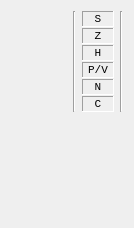
<?xml version="1.0" encoding="UTF-8"?>
<ui version="4.0">
 <class>RegistersWidget</class>
 <widget class="QWidget" name="RegistersWidget">
  <property name="geometry">
   <rect>
    <x>0</x>
    <y>0</y>
    <width>134</width>
    <height>228</height>
   </rect>
  </property>
  <layout class="QVBoxLayout" name="verticalLayout">
   <item>
    <layout class="QHBoxLayout" name="topLayout">
     <item>
      <layout class="QGridLayout" name="registerGrid16">
       <property name="horizontalSpacing">
        <number>4</number>
       </property>
       <property name="verticalSpacing">
        <number>1</number>
       </property>
       <item row="5" column="1">
        <widget class="Reg16Widget" name="regPC" native="true">
         <property name="sizePolicy">
          <sizepolicy hsizetype="Expanding" vsizetype="Preferred">
           <horstretch>0</horstretch>
           <verstretch>0</verstretch>
          </sizepolicy>
         </property>
        </widget>
       </item>
       <item row="0" column="1">
        <widget class="Reg16Widget" name="regShadowAF" native="true">
         <property name="sizePolicy">
          <sizepolicy hsizetype="Expanding" vsizetype="Preferred">
           <horstretch>0</horstretch>
           <verstretch>0</verstretch>
          </sizepolicy>
         </property>
        </widget>
       </item>
       <item row="1" column="1">
        <widget class="Reg16Widget" name="regShadowBC" native="true">
         <property name="sizePolicy">
          <sizepolicy hsizetype="Expanding" vsizetype="Preferred">
           <horstretch>0</horstretch>
           <verstretch>0</verstretch>
          </sizepolicy>
         </property>
        </widget>
       </item>
       <item row="0" column="0">
        <widget class="Reg16Widget" name="regAF" native="true">
         <property name="sizePolicy">
          <sizepolicy hsizetype="Expanding" vsizetype="Preferred">
           <horstretch>0</horstretch>
           <verstretch>0</verstretch>
          </sizepolicy>
         </property>
        </widget>
       </item>
       <item row="2" column="0">
        <widget class="Reg16Widget" name="regDE" native="true">
         <property name="sizePolicy">
          <sizepolicy hsizetype="Expanding" vsizetype="Preferred">
           <horstretch>0</horstretch>
           <verstretch>0</verstretch>
          </sizepolicy>
         </property>
        </widget>
       </item>
       <item row="4" column="1">
        <widget class="Reg16Widget" name="regSP" native="true">
         <property name="sizePolicy">
          <sizepolicy hsizetype="Expanding" vsizetype="Preferred">
           <horstretch>0</horstretch>
           <verstretch>0</verstretch>
          </sizepolicy>
         </property>
        </widget>
       </item>
       <item row="5" column="0">
        <widget class="Reg16Widget" name="regIY" native="true">
         <property name="sizePolicy">
          <sizepolicy hsizetype="Expanding" vsizetype="Preferred">
           <horstretch>0</horstretch>
           <verstretch>0</verstretch>
          </sizepolicy>
         </property>
        </widget>
       </item>
       <item row="1" column="0">
        <widget class="Reg16Widget" name="regBC" native="true">
         <property name="sizePolicy">
          <sizepolicy hsizetype="Expanding" vsizetype="Preferred">
           <horstretch>0</horstretch>
           <verstretch>0</verstretch>
          </sizepolicy>
         </property>
        </widget>
       </item>
       <item row="3" column="0">
        <widget class="Reg16Widget" name="regHL" native="true">
         <property name="sizePolicy">
          <sizepolicy hsizetype="Expanding" vsizetype="Preferred">
           <horstretch>0</horstretch>
           <verstretch>0</verstretch>
          </sizepolicy>
         </property>
        </widget>
       </item>
       <item row="3" column="1">
        <widget class="Reg16Widget" name="regShadowHL" native="true">
         <property name="sizePolicy">
          <sizepolicy hsizetype="Expanding" vsizetype="Preferred">
           <horstretch>0</horstretch>
           <verstretch>0</verstretch>
          </sizepolicy>
         </property>
        </widget>
       </item>
       <item row="2" column="1">
        <widget class="Reg16Widget" name="regShadowDE" native="true">
         <property name="sizePolicy">
          <sizepolicy hsizetype="Expanding" vsizetype="Preferred">
           <horstretch>0</horstretch>
           <verstretch>0</verstretch>
          </sizepolicy>
         </property>
        </widget>
       </item>
       <item row="4" column="0">
        <widget class="Reg16Widget" name="regIX" native="true">
         <property name="sizePolicy">
          <sizepolicy hsizetype="Expanding" vsizetype="Preferred">
           <horstretch>0</horstretch>
           <verstretch>0</verstretch>
          </sizepolicy>
         </property>
        </widget>
       </item>
      </layout>
     </item>
     <item>
      <widget class="QFrame" name="verticalBar1">
       <property name="frameShape">
        <enum>QFrame::VLine</enum>
       </property>
       <property name="frameShadow">
        <enum>QFrame::Sunken</enum>
       </property>
      </widget>
     </item>
     <item>
      <layout class="QVBoxLayout" name="flagsLayout">
       <property name="spacing">
        <number>1</number>
       </property>
       <item>
        <widget class="QFrame" name="signFlagFrame">
         <property name="sizePolicy">
          <sizepolicy hsizetype="Minimum" vsizetype="Preferred">
           <horstretch>0</horstretch>
           <verstretch>0</verstretch>
          </sizepolicy>
         </property>
         <property name="frameShape">
          <enum>QFrame::Panel</enum>
         </property>
         <property name="frameShadow">
          <enum>QFrame::Sunken</enum>
         </property>
         <layout class="QHBoxLayout" name="frameLayout">
          <property name="spacing">
           <number>0</number>
          </property>
          <property name="leftMargin">
           <number>0</number>
          </property>
          <property name="topMargin">
           <number>0</number>
          </property>
          <property name="rightMargin">
           <number>0</number>
          </property>
          <property name="bottomMargin">
           <number>0</number>
          </property>
          <item>
           <widget class="QLabel" name="signFlagLabel">
            <property name="font">
             <font>
              <family>Courier New</family>
              <pointsize>8</pointsize>
             </font>
            </property>
            <property name="toolTip">
             <string>Sign flag</string>
            </property>
            <property name="styleSheet">
             <string notr="true">padding-left: 5px; padding-right: 5px</string>
            </property>
            <property name="text">
             <string notr="true">S</string>
            </property>
            <property name="textFormat">
             <enum>Qt::PlainText</enum>
            </property>
            <property name="alignment">
             <set>Qt::AlignCenter</set>
            </property>
           </widget>
          </item>
         </layout>
        </widget>
       </item>
       <item>
        <widget class="QFrame" name="zeroFlagFrame">
         <property name="sizePolicy">
          <sizepolicy hsizetype="Minimum" vsizetype="Preferred">
           <horstretch>0</horstretch>
           <verstretch>0</verstretch>
          </sizepolicy>
         </property>
         <property name="frameShape">
          <enum>QFrame::Panel</enum>
         </property>
         <property name="frameShadow">
          <enum>QFrame::Sunken</enum>
         </property>
         <layout class="QHBoxLayout" name="frameLayout_2">
          <property name="spacing">
           <number>0</number>
          </property>
          <property name="leftMargin">
           <number>0</number>
          </property>
          <property name="topMargin">
           <number>0</number>
          </property>
          <property name="rightMargin">
           <number>0</number>
          </property>
          <property name="bottomMargin">
           <number>0</number>
          </property>
          <item>
           <widget class="QLabel" name="zeroFlagLabel">
            <property name="font">
             <font>
              <family>Courier New</family>
              <pointsize>8</pointsize>
             </font>
            </property>
            <property name="toolTip">
             <string>Zero flag</string>
            </property>
            <property name="styleSheet">
             <string notr="true">padding-left: 5px; padding-right: 5px</string>
            </property>
            <property name="text">
             <string notr="true">Z</string>
            </property>
            <property name="textFormat">
             <enum>Qt::PlainText</enum>
            </property>
            <property name="alignment">
             <set>Qt::AlignCenter</set>
            </property>
           </widget>
          </item>
         </layout>
        </widget>
       </item>
       <item>
        <widget class="QFrame" name="halfCarryFlagFrame">
         <property name="sizePolicy">
          <sizepolicy hsizetype="Minimum" vsizetype="Preferred">
           <horstretch>0</horstretch>
           <verstretch>0</verstretch>
          </sizepolicy>
         </property>
         <property name="frameShape">
          <enum>QFrame::Panel</enum>
         </property>
         <property name="frameShadow">
          <enum>QFrame::Sunken</enum>
         </property>
         <layout class="QHBoxLayout" name="frameLayout_3">
          <property name="spacing">
           <number>0</number>
          </property>
          <property name="leftMargin">
           <number>0</number>
          </property>
          <property name="topMargin">
           <number>0</number>
          </property>
          <property name="rightMargin">
           <number>0</number>
          </property>
          <property name="bottomMargin">
           <number>0</number>
          </property>
          <item>
           <widget class="QLabel" name="halfCarryFlagLabel">
            <property name="font">
             <font>
              <family>Courier New</family>
              <pointsize>8</pointsize>
             </font>
            </property>
            <property name="toolTip">
             <string>Half Carry flag (carry from bit 3 to bit 4)</string>
            </property>
            <property name="styleSheet">
             <string notr="true">padding-left: 5px; padding-right: 5px</string>
            </property>
            <property name="text">
             <string notr="true">H</string>
            </property>
            <property name="textFormat">
             <enum>Qt::PlainText</enum>
            </property>
            <property name="alignment">
             <set>Qt::AlignCenter</set>
            </property>
           </widget>
          </item>
         </layout>
        </widget>
       </item>
       <item>
        <widget class="QFrame" name="parityOverflowFlagFrame">
         <property name="sizePolicy">
          <sizepolicy hsizetype="Minimum" vsizetype="Preferred">
           <horstretch>0</horstretch>
           <verstretch>0</verstretch>
          </sizepolicy>
         </property>
         <property name="frameShape">
          <enum>QFrame::Panel</enum>
         </property>
         <property name="frameShadow">
          <enum>QFrame::Sunken</enum>
         </property>
         <layout class="QHBoxLayout" name="frameLayout_4">
          <property name="spacing">
           <number>0</number>
          </property>
          <property name="leftMargin">
           <number>0</number>
          </property>
          <property name="topMargin">
           <number>0</number>
          </property>
          <property name="rightMargin">
           <number>0</number>
          </property>
          <property name="bottomMargin">
           <number>0</number>
          </property>
          <item>
           <widget class="QLabel" name="parityOverflowFlagLabel">
            <property name="font">
             <font>
              <family>Courier New</family>
              <pointsize>8</pointsize>
             </font>
            </property>
            <property name="toolTip">
             <string>Parity or Overflow flag</string>
            </property>
            <property name="styleSheet">
             <string notr="true">padding-left: 5px; padding-right: 5px</string>
            </property>
            <property name="text">
             <string notr="true">P/V</string>
            </property>
            <property name="textFormat">
             <enum>Qt::PlainText</enum>
            </property>
            <property name="alignment">
             <set>Qt::AlignCenter</set>
            </property>
           </widget>
          </item>
         </layout>
        </widget>
       </item>
       <item>
        <widget class="QFrame" name="subtractFlagFrame">
         <property name="sizePolicy">
          <sizepolicy hsizetype="Minimum" vsizetype="Preferred">
           <horstretch>0</horstretch>
           <verstretch>0</verstretch>
          </sizepolicy>
         </property>
         <property name="frameShape">
          <enum>QFrame::Panel</enum>
         </property>
         <property name="frameShadow">
          <enum>QFrame::Sunken</enum>
         </property>
         <layout class="QHBoxLayout" name="frameLayout_5">
          <property name="spacing">
           <number>0</number>
          </property>
          <property name="leftMargin">
           <number>0</number>
          </property>
          <property name="topMargin">
           <number>0</number>
          </property>
          <property name="rightMargin">
           <number>0</number>
          </property>
          <property name="bottomMargin">
           <number>0</number>
          </property>
          <item>
           <widget class="QLabel" name="subtractFlagLabel">
            <property name="font">
             <font>
              <family>Courier New</family>
              <pointsize>8</pointsize>
             </font>
            </property>
            <property name="toolTip">
             <string>Subtract flag (set if last operation was a subtraction)</string>
            </property>
            <property name="styleSheet">
             <string notr="true">padding-left: 5px; padding-right: 5px</string>
            </property>
            <property name="text">
             <string notr="true">N</string>
            </property>
            <property name="textFormat">
             <enum>Qt::PlainText</enum>
            </property>
            <property name="alignment">
             <set>Qt::AlignCenter</set>
            </property>
           </widget>
          </item>
         </layout>
        </widget>
       </item>
       <item>
        <widget class="QFrame" name="carryFlagFrame">
         <property name="sizePolicy">
          <sizepolicy hsizetype="Minimum" vsizetype="Preferred">
           <horstretch>0</horstretch>
           <verstretch>0</verstretch>
          </sizepolicy>
         </property>
         <property name="frameShape">
          <enum>QFrame::Panel</enum>
         </property>
         <property name="frameShadow">
          <enum>QFrame::Sunken</enum>
         </property>
         <layout class="QHBoxLayout" name="frameLayout_7">
          <property name="spacing">
           <number>0</number>
          </property>
          <property name="leftMargin">
           <number>0</number>
          </property>
          <property name="topMargin">
           <number>0</number>
          </property>
          <property name="rightMargin">
           <number>0</number>
          </property>
          <property name="bottomMargin">
           <number>0</number>
          </property>
          <item>
           <widget class="QLabel" name="carryFlagLabel">
            <property name="font">
             <font>
              <family>Courier New</family>
              <pointsize>8</pointsize>
             </font>
            </property>
            <property name="toolTip">
             <string>Carry flag</string>
            </property>
            <property name="styleSheet">
             <string notr="true">padding-left: 5px; padding-right: 5px</string>
            </property>
            <property name="text">
             <string notr="true">C</string>
            </property>
            <property name="textFormat">
             <enum>Qt::PlainText</enum>
            </property>
            <property name="alignment">
             <set>Qt::AlignCenter</set>
            </property>
           </widget>
          </item>
         </layout>
        </widget>
       </item>
      </layout>
     </item>
     <item>
      <widget class="QFrame" name="verticalBar2">
       <property name="frameShape">
        <enum>QFrame::VLine</enum>
       </property>
       <property name="frameShadow">
        <enum>QFrame::Sunken</enum>
       </property>
      </widget>
     </item>
    </layout>
   </item>
   <item>
    <layout class="QGridLayout" name="registerGrid8">
     <property name="horizontalSpacing">
      <number>4</number>
     </property>
     <property name="verticalSpacing">
      <number>1</number>
     </property>
     <item row="1" column="0">
      <widget class="Reg8Widget" name="regC" native="true"/>
     </item>
     <item row="2" column="0">
      <widget class="Reg8Widget" name="regD" native="true"/>
     </item>
     <item row="5" column="0">
      <widget class="Reg8Widget" name="regL" native="true"/>
     </item>
     <item row="0" column="0">
      <widget class="Reg8Widget" name="regB" native="true"/>
     </item>
     <item row="5" column="1">
      <widget class="Reg8Widget" name="regShadowL" native="true"/>
     </item>
     <item row="3" column="0">
      <widget class="Reg8Widget" name="regE" native="true"/>
     </item>
     <item row="4" column="0">
      <widget class="Reg8Widget" name="regH" native="true"/>
     </item>
     <item row="0" column="1">
      <widget class="Reg8Widget" name="regShadowB" native="true"/>
     </item>
     <item row="4" column="1">
      <widget class="Reg8Widget" name="regShadowH" native="true"/>
     </item>
     <item row="3" column="1">
      <widget class="Reg8Widget" name="regShadowE" native="true"/>
     </item>
     <item row="2" column="1">
      <widget class="Reg8Widget" name="regShadowD" native="true"/>
     </item>
     <item row="1" column="1">
      <widget class="Reg8Widget" name="regShadowC" native="true"/>
     </item>
     <item row="2" column="2">
      <widget class="Reg8Widget" name="regF" native="true"/>
     </item>
     <item row="0" column="2">
      <widget class="Reg8Widget" name="regA" native="true"/>
     </item>
     <item row="1" column="2">
      <widget class="Reg8Widget" name="regShadowA" native="true"/>
     </item>
     <item row="3" column="2">
      <widget class="Reg8Widget" name="regShadowF" native="true"/>
     </item>
     <item row="4" column="2">
      <widget class="Reg8Widget" name="regI" native="true"/>
     </item>
     <item row="5" column="2">
      <widget class="Reg8Widget" name="regR" native="true"/>
     </item>
    </layout>
   </item>
   <item>
    <spacer name="verticalSpacer">
     <property name="orientation">
      <enum>Qt::Vertical</enum>
     </property>
     <property name="sizeHint" stdset="0">
      <size>
       <width>20</width>
       <height>40</height>
      </size>
     </property>
    </spacer>
   </item>
  </layout>
 </widget>
 <customwidgets>
  <customwidget>
   <class>Reg16Widget</class>
   <extends>QWidget</extends>
   <header>debugger/Reg16Widget.h</header>
   <container>1</container>
  </customwidget>
  <customwidget>
   <class>Reg8Widget</class>
   <extends>QWidget</extends>
   <header>debugger/Reg8Widget.h</header>
   <container>1</container>
  </customwidget>
 </customwidgets>
 <resources/>
 <connections/>
</ui>
